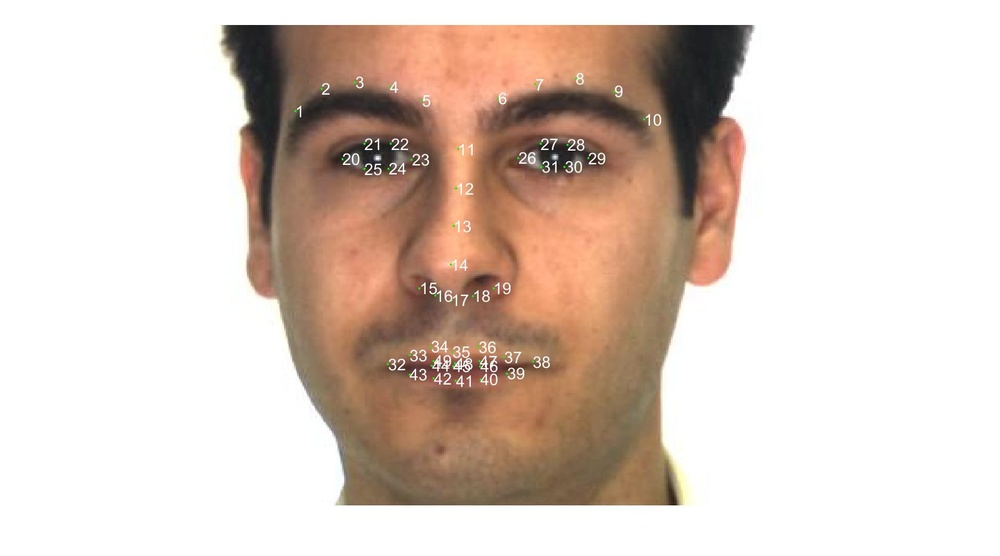
%> input picture int_libs/intraface/Landmarks Order.jpg, 1000 x 556 px, shrunk from 1680 x 934 before the run
$ octave --eval "result = histeqRGB(imread('../../int_libs/intraface/Landmarks Order.jpg'));"   (GNU Octave 9; MATLAB toolbox functions it lacks are replaced by stand-ins)
%> lines starting %> are read from the running program, lines starting %| are printed output that depends on the picture
function J = histeqRGB(I)
Ihsv = rgb2hsv(I); % convert from RGB space to HSV space
%> Ihsv: size 556x1000x3 double; mean H, S, V 0.0474, 0.151, 0.86

% V is roughly equivalent to intensity, bear in mind that

% V is now of type double, with values in the range [0-1] V = Ihsv(:,:,3);
V = Ihsv(:,:,3);
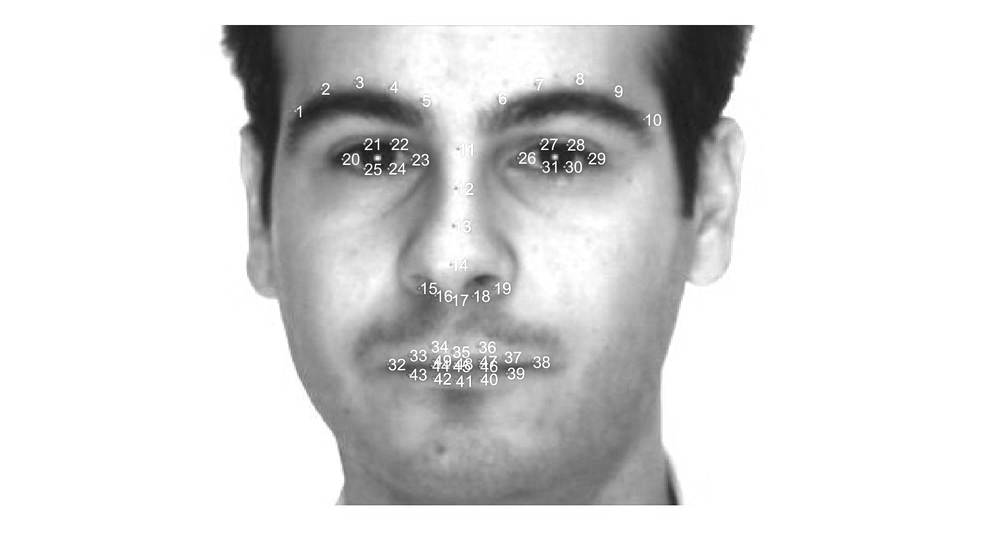
%> V: size 556x1000 double; min 0.0196, max 1, mean 0.86

% perform histogram equalization on the V channel,

% overwriting the original data Ihsv(:,:,3) = histeq(V);
Ihsv(:,:,3) = histeq(V);
%> Ihsv: size 556x1000x3 double; mean H, S, V 0.0474, 0.151, 0.684

J = hsv2rgb(Ihsv);
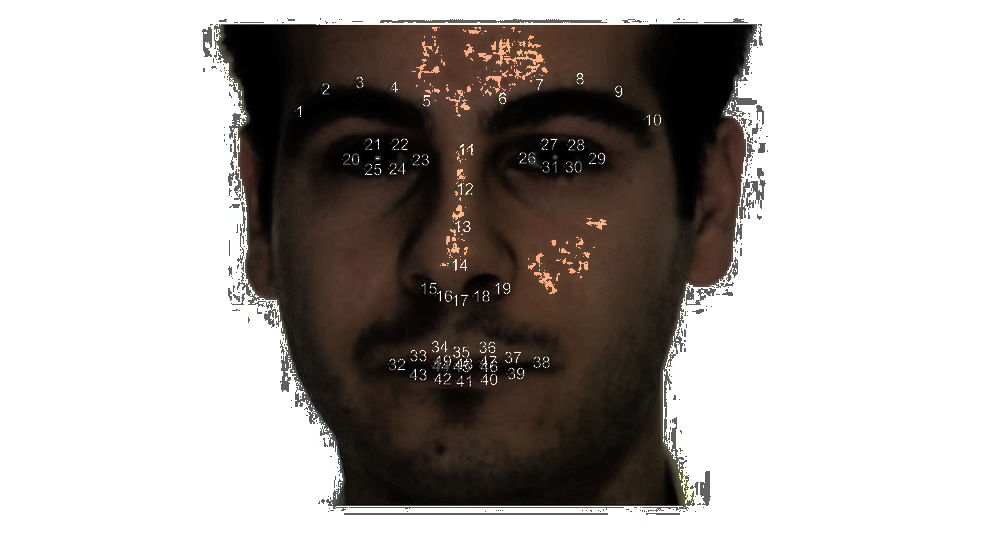
%> J: size 556x1000x3 double; mean R, G, B 0.684, 0.664, 0.653

if isa(I, 'uint8')
    J = uint8(255 * J);
%> J: size 556x1000x3 uint8
elseif isa(I, 'uint16')
    J = uint16(65535 * J);
end
